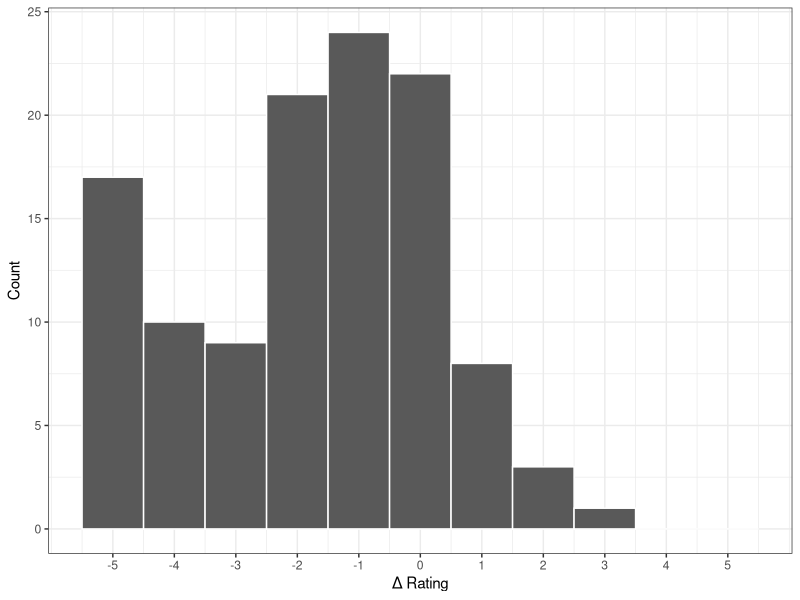
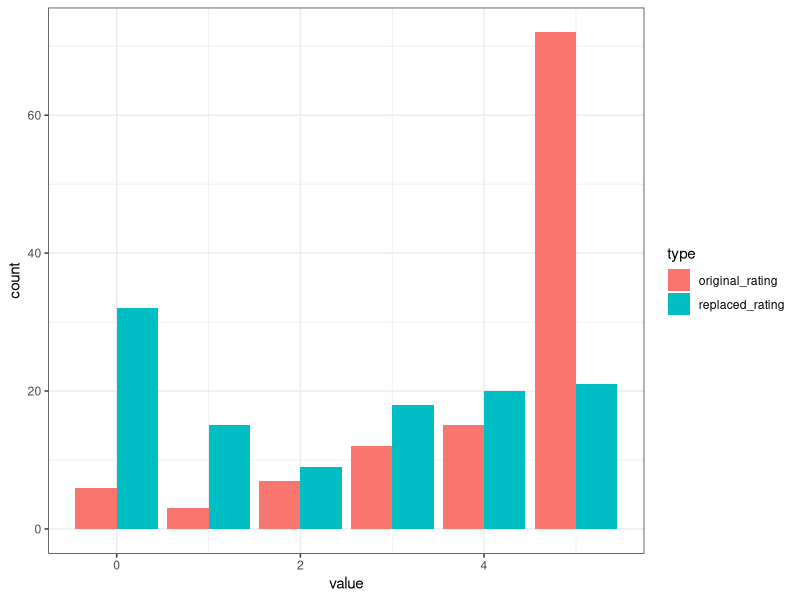

Reproduce these figures in R, in order.
library(tidyverse)
library(ggplot2)

overall_df <- read_csv("./short_fn_perturbations.csv")
ratings_df <- read_csv("./short_fn_ratings.csv")

# Join two CSVs
overall_df$original_rating <-
  overall_df %>%
  merge(ratings_df, by.x="original_sent", by.y="text") %>%
  pull(score)
overall_df$replaced_rating <-
  overall_df %>%
  merge(ratings_df, by.x="replaced_sent", by.y="text") %>%
  pull(score)

# Does perturbation usually decrease score?
overall_df$delta <- overall_df$replaced_rating - overall_df$original_rating
ggplot(overall_df, aes(delta)) +
  geom_histogram(col = "white",
                 binwidth = 1)+
  scale_x_continuous(breaks=seq(-5, 5), limits=c(-5.5, 5.5)) +
  xlab("Δ Rating") +
  ylab("Count") +
  theme_bw()

# Overlapping histograms of originals and perturbed
overall_df %>%
  select(original_rating, replaced_rating) %>%
  gather('type') %>%
  ggplot(aes(x=value, fill=type)) +
  geom_bar(pos="dodge") +
  theme_bw()

